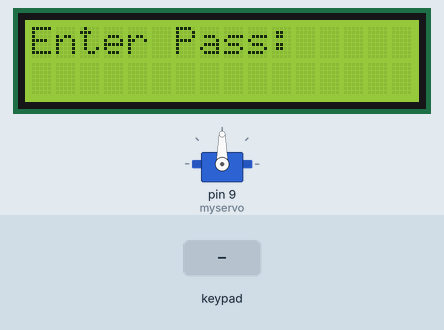
This sketch was run on a simulated Arduino Uno, built with avr-gcc and run on an emulated ATmega328P. Parts: 16×2 character LCD, servo. Wiring (inferred from the names in the program): 4×3 keypad with keys 1 2 3 4 5 6 7 8 9 * 0 #: rows pin 12, pin 11, pin 10, pin 13; columns pin 8, pin 7, pin 6. The test bench sets the inputs (shaded band).

Above: at 1.2 s.
1.3 s: keypad keys 1 2 3 4 pressed 0.4 s apart
At 5.2 s:
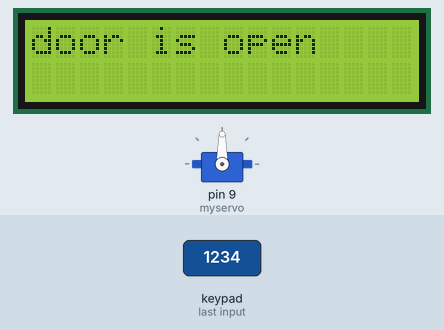
5.5 s: keypad keys 1 2 3 4 # pressed 0.4 s apart
At 10.46 s:
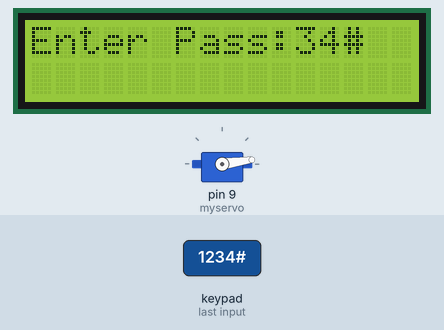
10.5 s: key '*' pressed
At 11.3 s:
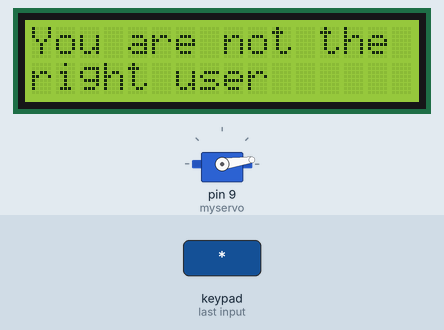
12.9 s: key '*' pressed
At 13.6 s:
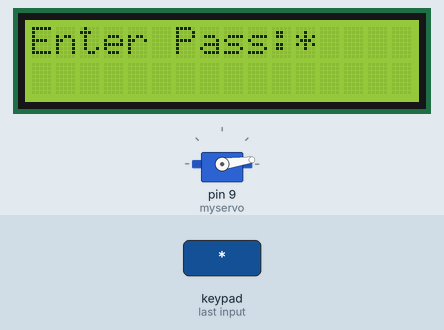
14.4 s: key '#' pressed
At 14.8 s:
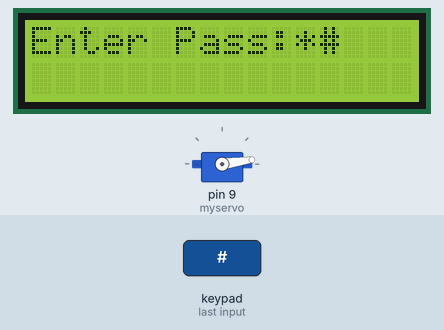
15.9 s: key '#' pressed
At 17.1 s:
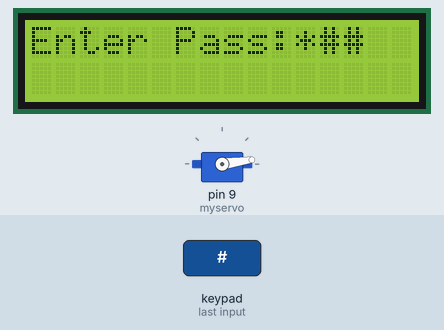
Timing chart, 0 to 18.4 s (numbered marks = the images above; inputs shaded):
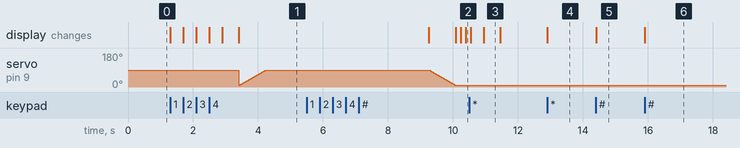

Measured:
- after the input at 1.3 s, the display: first changes at once (image 1 shows a later state)
- after the input at 5.5 s, the display: first differs from a run without the input after 4.6 s (image 2 shows a later state)
- after the input at 10.5 s, the display: first changes at once (image 3 shows a later state)
- after the input at 12.9 s, the display: changes at once (image 4)
- after the input at 14.4 s, the display: changes at once (image 5)
- after the input at 15.9 s, the display: changes at once (image 6)
- what the display in image 3 shows lasts 0.6 s, from 10.9 s to 11.5 s

The sketch:

ARDUINO_CODE_FOR_PASSWORD_DOOR_LOCK.ino
```cpp
#include<LiquidCrystal.h>
#include<Servo.h>
    LiquidCrystal lcd(5,4,3,2,1,0);
    Servo myservo;
    void setup()
    {
    lcd.begin(16,2);
    pinMode(6,OUTPUT);
    pinMode(7,OUTPUT);
    pinMode(8,OUTPUT);
    pinMode(13,INPUT);
    pinMode(10,INPUT);
    pinMode(11,INPUT);
    pinMode(12,INPUT);
    myservo.attach(9);
    lcd.setCursor(0,0);
    lcd.print("Enter Pass:");
    }
    int pos=8;
    int col[3]={8,7,6};
    int row[4]={12,11,10,13};
    char button[4][3]={'1','2','3',
    '4','5','6',
    '7','8','9',
    '*','0','#'};
    int btnstate[4][3],lst_btnstate[4][3]={1,1,1,1,1,1,1,1,1,1,1,1};
    int row_num,col_num,btn_press=0,match;
    char pwd[4];
    char true_pwd[4]={'1','2','3','4'};
    char ch;
    char keypad()
    {
    for(col_num=0;col_num
    <3;col_num++)
                  {
                  digitalWrite(col[col_num],HIGH);
                  }
                  for(col_num=0;col_num<3;col_num++)
    {
    digitalWrite(col[col_num],LOW);
    for(row_num=0;row_num
    <4;row_num++)
                  {
                  btnstate[row_num][col_num]=digitalRead(row[row_num]);
                  if((btnstate[row_num][col_num]==0)&&(btnstate[row_num][col_num]!=lst_btnstate[row_num][col_num]))
                  {
                  return(button[row_num][col_num]);
                  }
                  }
                  digitalWrite(col[col_num],HIGH);        // to make the column high
                  }
                  return('a');                            //it will be operated only if above written return statement was
                  }
                  void loop()
                  {
                  lcd.display();
                  ch=keypad();
                  if(ch!='a')                             //if button is pressed
                  {
                  lcd.print(ch);
                  pwd[btn_press]=ch;                      //storing the pressed number in pwd array for further
                                                          //matching with the true_pwd array containing the true password
                  btn_press++;
                  delay(100);                             //provinding delay for debouncing of switch
                  }
                  if(btn_press==4)                        //if four times button has been pressed i.e. four numbers have been pressed
                  {
                  delay(300);                             // providing delay so that pressed numbers remain visible for some time on LCD
                  for(btn_press=0;btn_press<4;btn_press++)
    {
    if(pwd[btn_press]!=true_pwd[btn_press])
    {
    match=0;
    break;
    }
    else
    {
    match=1;
    }
    }
    if(match==1)
    {
    lcd.setCursor(0,0);
    lcd.print("----WELCOME----");
    delay(500);
    btn_press=0;
    lcd.setCursor(0,0);
    lcd.print("                                  ");
    lcd.setCursor(0,1);
    lcd.print("                           ");
    lcd.setCursor(0,0);
    lcd.print("door is open");
    for(pos=8;pos
    <=90;pos++)
               {
               myservo.write(pos);
               delay(10);
               }
               delay(5000);
               lcd.clear();
               lcd.print("Enter Pass:");
               for(pos=90;pos>=8;pos--)
      {
      myservo.write(pos);
      delay(10);
      }
      }
      else
      {
      lcd.setCursor(0,0);
      lcd.print("You are not the");
      lcd.setCursor(0,1);
      lcd.print("right user");
      delay(500);
      btn_press=0;
      lcd.setCursor(0,0);
      lcd.print("                             ");
      lcd.setCursor(0,1);
      lcd.print("                           ");
      lcd.setCursor(0,0);
      lcd.print("Enter Pass:");
      }
      }
      digitalWrite(col[col_num],HIGH);                      //to make the column high, as earlier
                                                             // written same statement will not be executed when
                                                             //return[row_num][col_num] satement is executed
      for(col_num=0;col_num
      <3;col_num++)
                    {
                    for(row_num=0;row_num<4;row_num++)
      {
      lst_btnstate[row_num][col_num]=btnstate[row_num][col_num];}}}
```
